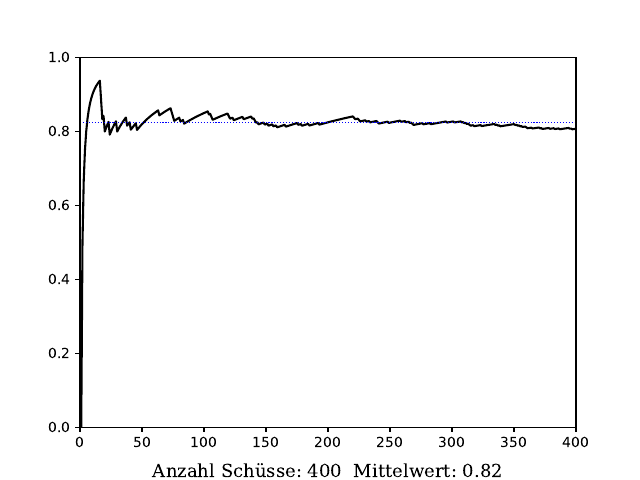

The script that saved this image:
import numpy as np
import matplotlib.pyplot as plt 
from statistics import mean




# create random points 
random_shot = 400

random_x = np.random.uniform(-1.0,1.0, random_shot)
random_y = np.random.uniform(-1.0,1.0, random_shot)

# init empty containers
red_out_of_circle_x = []
red_out_of_circle_y = []

green_within_or_on_circle_x = []
green_within_or_on_circle_y = []



true_or_false = []

# compute

a  = np.array((0,0))

for i in range(random_shot): 
    b = np.array((random_x[i], random_y[i]))
    
    distance = np.linalg.norm(b)
    
    # fallunterscheidung
    if distance > 1.0:
        red_out_of_circle_x.insert(0, random_x[i])
        red_out_of_circle_y.insert(0, random_y[i])
        true_or_false.append(0)
   
    else: 
        green_within_or_on_circle_x.insert(0, random_x[i])
        green_within_or_on_circle_y.insert(0, random_y[i])
        true_or_false.append(1)
        


enumeration_number_true_or_false = [] 
zähler = 0

for i in range(len(true_or_false)): 
    zähler = zähler + 1 
    enumeration_number_true_or_false.append(zähler)
    

array_true_o_false = np.array(true_or_false)
array_true_o_false_length = len(true_or_false)
cumulative_total = np.cumsum(array_true_o_false)


array_enumeration_number_true_or_false = np.array(enumeration_number_true_or_false)


dividing = np.divide(cumulative_total, array_enumeration_number_true_or_false)



#calculating average of dividing 
def mean(dataset):
    return sum(dataset) / len(dataset)



x_value = []
for i in range(0, len(dividing)+1):
    x = i/1
    x_value.append(x)



mittelwert = []
for i in range(len(x_value)): 
    mittelwert.append(mean(dividing))




#set length of axis 
fig = plt.figure()
ax = fig.add_subplot()

plt.plot(array_enumeration_number_true_or_false, dividing, color = "black", linewidth = 1.5)
plt.plot(x_value, mittelwert, linestyle = "dotted", color = "blue", linewidth = .8)
#plt.fill_between(array_enumeration_number_true_or_false, dividing, alpha = 0.5)
plt.xlim(0, random_shot)
plt.ylim(0, 1.0)


rounded_mittwelwert = round(mean(dividing), 2)



#labeling at the bottom of the plot 
plt.xlabel("Anzahl Schüsse: " + str(random_shot) + "  Mittelwert: " + str(rounded_mittwelwert), family="serif", color="black", weight="normal", size=13, labelpad=10)


plt.savefig('sandbox.pdf')  

